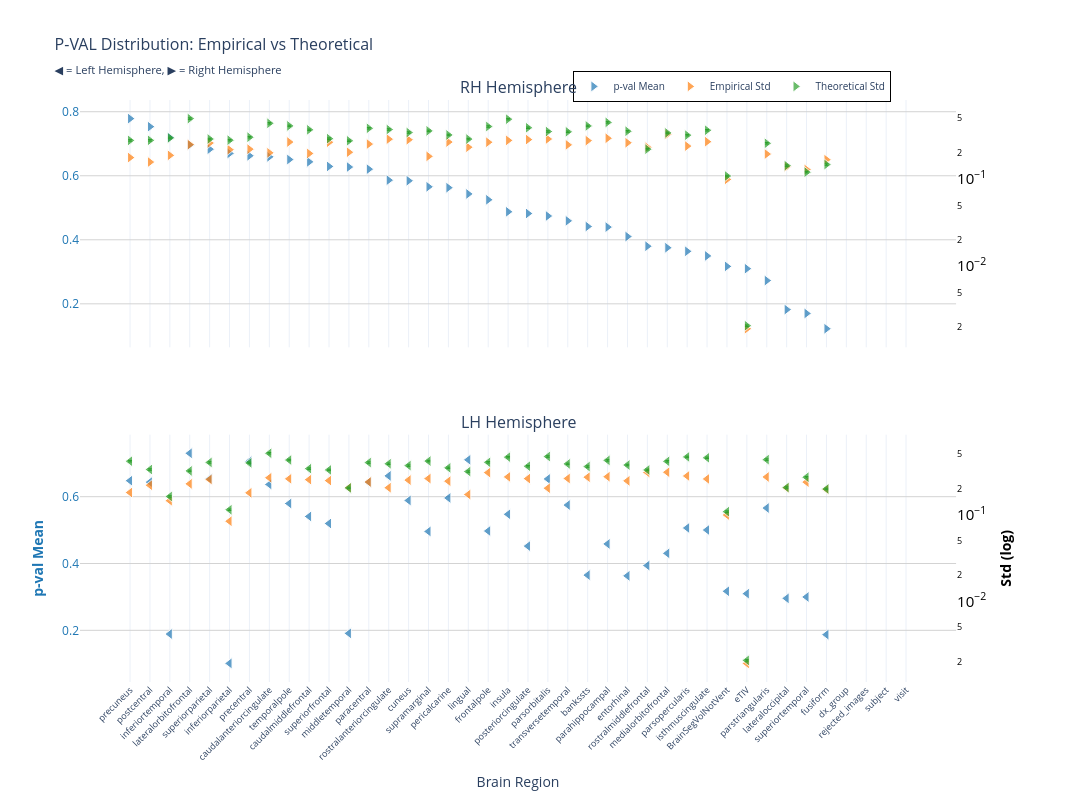
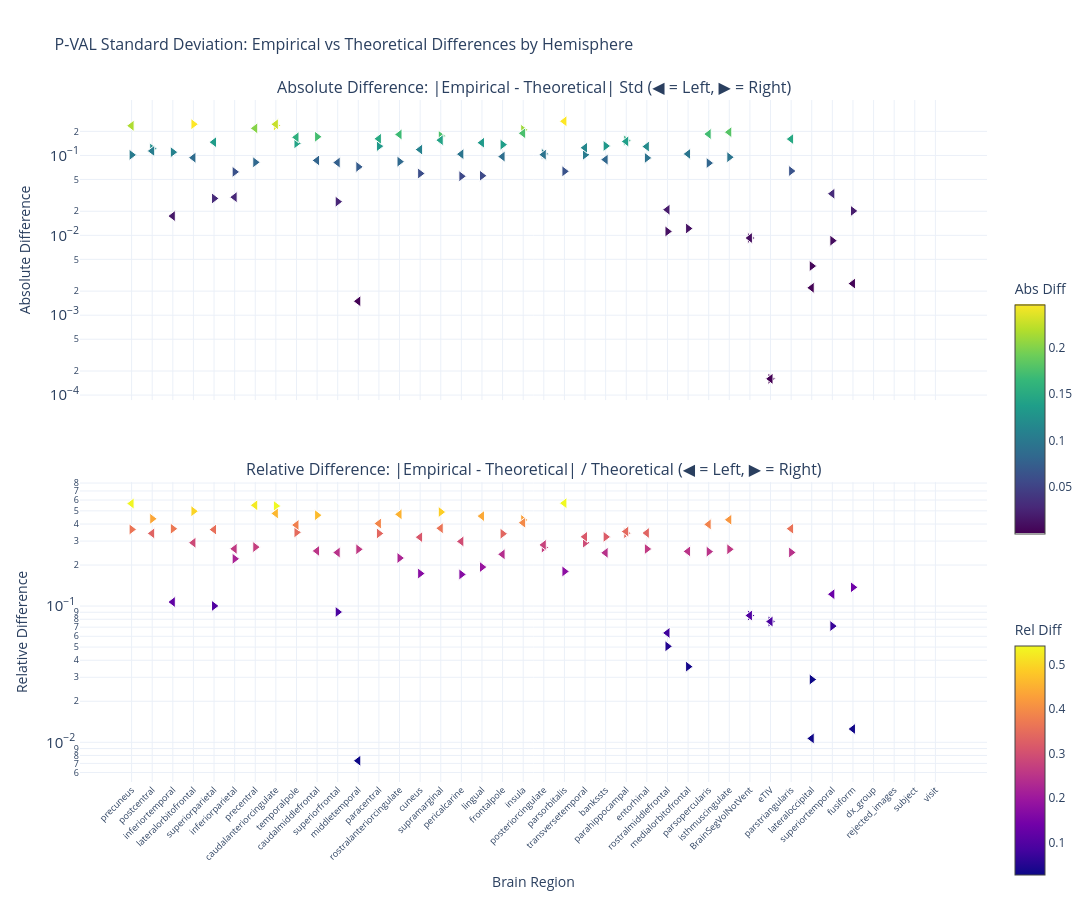

Source (notebook cell) for these figures, in order:
### Markdown cell above
### p-value

### Code cell
nu_nav = df_npvr[(df_npvr["study"] == "longitudinal") & (df_npvr["group"] == "HC-PD")]
data_path = stats_dir / f"student_longitudinal_{METRIC}.parquet"
df, stats = get_test_stats(
    data_path,
    stat_functions_F,
    nu_nav,
    hemisphere=True,
    study="longitudinal",
    raw_values=True,
)
show_figure(
    stats, hemisphere=True, stat_name="p-val", study="longitudinal", metric=METRIC
)

### Figure 1 — Plotly figure (JSON) as saved in the notebook; plotly's stock layout.template omitted (floating-point values rounded to 4 significant figures)
{"data": [{"hovertemplate": "<b>%{x}</b><br>Mean p-val: %{y:.2f}<br><extra></extra>", "legendgroup": "mean", "marker": {"color": "#1f77b4", "line": {"color": "white", "width": 1}, "opacity": 0.7, "size": 10, "symbol": "triangle-right"}, "mode": "markers", "name": "p-val Mean", "showlegend": true, "type": "scatter", "x": ["precuneus", "postcentral", "inferiortemporal", "lateralorbitofrontal", "superiorparietal", "inferiorparietal", "precentral", "caudalanteriorcingulate", "temporalpole", "caudalmiddlefrontal", "superiorfrontal", "middletemporal", "paracentral", "rostralanteriorcingulate", "cuneus", "supramarginal", "pericalcarine", "lingual", "frontalpole", "insula", "posteriorcingulate", "parsorbitalis", "transversetemporal", "bankssts", "parahippocampal", "entorhinal", "rostralmiddlefrontal", "medialorbitofrontal", "parsopercularis", "isthmuscingulate", "BrainSegVolNotVent", "eTIV", "parstriangularis", "lateraloccipital", "superiortemporal", "fusiform", "dx_group", "rejected_images", "subject", "visit"], "xaxis": "x", "y": [0.7785, 0.7534, 0.7197, 0.6961, 0.683, 0.6699, 0.6625, 0.6591, 0.6507, 0.6434, 0.6291, 0.6272, 0.6207, 0.5862, 0.5844, 0.5655, 0.5628, 0.5432, 0.5249, 0.4874, 0.4821, 0.4743, 0.4592, 0.4415, 0.4396, 0.4102, 0.38, 0.3752, 0.364, 0.3496, 0.3169, 0.3098, 0.2726, 0.1819, 0.1699, 0.1222, NaN, NaN, NaN, NaN], "yaxis": "y"}, {"hovertemplate": "<b>%{x}</b><br>Empirical Std: %{y:.3f}<br><extra></extra>", "legendgroup": "empirical", "marker": {"color": "#ff7f0e", "line": {"color": "white", "width": 1}, "opacity": 0.7, "size": 10, "symbol": "triangle-right"}, "mode": "markers", "name": "Empirical Std", "showlegend": true, "type": "scatter", "x": ["precuneus", "postcentral", "inferiortemporal", "lateralorbitofrontal", "superiorparietal", "inferiorparietal", "precentral", "caudalanteriorcingulate", "temporalpole", "caudalmiddlefrontal", "superiorfrontal", "middletemporal", "paracentral", "rostralanteriorcingulate", "cuneus", "supramarginal", "pericalcarine", "lingual", "frontalpole", "insula", "posteriorcingulate", "parsorbitalis", "transversetemporal", "bankssts", "parahippocampal", "entorhinal", "rostralmiddlefrontal", "medialorbitofrontal", "parsopercularis", "isthmuscingulate", "BrainSegVolNotVent", "eTIV", "parstriangularis", "lateraloccipital", "superiortemporal", "fusiform", "dx_group", "rejected_images", "subject", "visit"], "xaxis": "x", "y": [0.1768, 0.157, 0.1875, 0.2492, 0.2599, 0.2178, 0.221, 0.2004, 0.2667, 0.1972, 0.2654, 0.2036, 0.2526, 0.2878, 0.2835, 0.1826, 0.2667, 0.2327, 0.2655, 0.2787, 0.2846, 0.289, 0.2475, 0.2768, 0.2946, 0.2617, 0.232, 0.3271, 0.2395, 0.2692, 0.09936, 0.001915, 0.1941, 0.1387, 0.1288, 0.1673, NaN, NaN, NaN, NaN], "yaxis": "y2"}, {"error_y": {"array": [0.005533, 0.005543, 0.00591, 0.009843, 0.00574, 0.005565, 0.006022, 0.008698, 0.00812, 0.007322, 0.005798, 0.005475, 0.007618, 0.007381, 0.006814, 0.007116, 0.006389, 0.005731, 0.007989, 0.009697, 0.007732, 0.006998, 0.006945, 0.008111, 0.008907, 0.00705, 0.004388, 0.006741, 0.006354, 0.007238, 0.002158, 4.122e-05, 0.005125, 0.002837, 0.002389, 0.002923, NaN, NaN, NaN, NaN], "arrayminus": [0.005423, 0.005433, 0.005793, 0.009648, 0.005626, 0.005455, 0.005903, 0.008526, 0.007959, 0.007177, 0.005683, 0.005366, 0.007467, 0.007235, 0.006678, 0.006975, 0.006262, 0.005617, 0.00783, 0.009505, 0.007579, 0.006859, 0.006807, 0.00795, 0.00873, 0.00691, 0.004301, 0.006607, 0.006228, 0.007094, 0.002115, 4.04e-05, 0.005023, 0.002781, 0.002342, 0.002865, NaN, NaN, NaN, NaN], "color": "#2ca02c", "thickness": 1, "type": "data", "visible": true, "width": 2}, "hovertemplate": "<b>%{x}</b><br>Theoretical Std: %{y:.3f}<br><extra></extra>", "legendgroup": "theoretical", "marker": {"color": "#2ca02c", "line": {"color": "white", "width": 1}, "opacity": 0.7, "size": 10, "symbol": "triangle-right"}, "mode": "markers", "name": "Theoretical Std", "showlegend": true, "type": "scatter", "x": ["precuneus", "postcentral", "inferiortemporal", "lateralorbitofrontal", "superiorparietal", "inferiorparietal", "precentral", "caudalanteriorcingulate", "temporalpole", "caudalmiddlefrontal", "superiorfrontal", "middletemporal", "paracentral", "rostralanteriorcingulate", "cuneus", "supramarginal", "pericalcarine", "lingual", "frontalpole", "insula", "posteriorcingulate", "parsorbitalis", "transversetemporal", "bankssts", "parahippocampal", "entorhinal", "rostralmiddlefrontal", "medialorbitofrontal", "parsopercularis", "isthmuscingulate", "BrainSegVolNotVent", "eTIV", "parstriangularis", "lateraloccipital", "superiortemporal", "fusiform", "dx_group", "rejected_images", "subject", "visit"], "xaxis": "x", "y": [0.2785, 0.279, 0.2974, 0.4954, 0.2889, 0.2801, 0.3031, 0.4378, 0.4087, 0.3685, 0.2918, 0.2756, 0.3834, 0.3715, 0.3429, 0.3581, 0.3216, 0.2884, 0.4021, 0.488, 0.3892, 0.3522, 0.3495, 0.4082, 0.4483, 0.3548, 0.2208, 0.3393, 0.3198, 0.3643, 0.1086, 0.002075, 0.2579, 0.1428, 0.1203, 0.1471, NaN, NaN, NaN, NaN], "yaxis": "y2"}, {"hovertemplate": "<b>%{x}</b><br>Mean p-val: %{y:.2f}<br><extra></extra>", "legendgroup": "mean", "marker": {"color": "#1f77b4", "line": {"color": "white", "width": 1}, "opacity": 0.7, "size": 10, "symbol": "triangle-left"}, "mode": "markers", "name": "p-val Mean", "showlegend": false, "type": "scatter", "x": ["lateralorbitofrontal", "lingual", "precentral", "rostralanteriorcingulate", "superiorparietal", "parsorbitalis", "precuneus", "postcentral", "paracentral", "caudalanteriorcingulate", "pericalcarine", "cuneus", "temporalpole", "transversetemporal", "parstriangularis", "insula", "caudalmiddlefrontal", "superiorfrontal", "parsopercularis", "isthmuscingulate", "frontalpole", "supramarginal", "parahippocampal", "posteriorcingulate", "medialorbitofrontal", "rostralmiddlefrontal", "bankssts", "entorhinal", "BrainSegVolNotVent", "eTIV", "superiortemporal", "lateraloccipital", "middletemporal", "inferiortemporal", "fusiform", "inferiorparietal", "dx_group", "rejected_images", "subject", "visit"], "xaxis": "x2", "y": [0.7299, 0.7103, 0.7058, 0.6622, 0.6534, 0.6531, 0.6479, 0.6435, 0.6435, 0.6367, 0.5962, 0.5886, 0.5796, 0.575, 0.566, 0.5473, 0.5408, 0.5198, 0.5064, 0.5003, 0.4973, 0.496, 0.4586, 0.4521, 0.4304, 0.3939, 0.3653, 0.363, 0.3169, 0.3098, 0.2999, 0.2957, 0.1909, 0.1889, 0.1872, 0.1011, NaN, NaN, NaN, NaN], "yaxis": "y3"}, {"hovertemplate": "<b>%{x}</b><br>Empirical Std: %{y:.3f}<br><extra></extra>", "legendgroup": "empirical", "marker": {"color": "#ff7f0e", "line": {"color": "white", "width": 1}, "opacity": 0.7, "size": 10, "symbol": "triangle-left"}, "mode": "markers", "name": "Empirical Std", "showlegend": false, "type": "scatter", "x": ["lateralorbitofrontal", "lingual", "precentral", "rostralanteriorcingulate", "superiorparietal", "parsorbitalis", "precuneus", "postcentral", "paracentral", "caudalanteriorcingulate", "pericalcarine", "cuneus", "temporalpole", "transversetemporal", "parstriangularis", "insula", "caudalmiddlefrontal", "superiorfrontal", "parsopercularis", "isthmuscingulate", "frontalpole", "supramarginal", "parahippocampal", "posteriorcingulate", "medialorbitofrontal", "rostralmiddlefrontal", "bankssts", "entorhinal", "BrainSegVolNotVent", "eTIV", "superiortemporal", "lateraloccipital", "middletemporal", "inferiortemporal", "fusiform", "inferiorparietal", "dx_group", "rejected_images", "subject", "visit"], "xaxis": "x2", "y": [0.2275, 0.1712, 0.1792, 0.2053, 0.2559, 0.2028, 0.1806, 0.2193, 0.2391, 0.2677, 0.2443, 0.2513, 0.26, 0.2623, 0.2732, 0.2738, 0.2545, 0.2481, 0.2806, 0.2592, 0.3069, 0.2617, 0.2752, 0.2615, 0.3099, 0.3086, 0.2718, 0.2464, 0.09936, 0.001915, 0.2384, 0.2041, 0.2057, 0.1453, 0.1961, 0.08414, NaN, NaN, NaN, NaN], "yaxis": "y4"}, {"error_y": {"array": [0.006382, 0.006269, 0.007899, 0.007716, 0.007996, 0.009353, 0.008262, 0.006619, 0.007963, 0.0102, 0.006918, 0.007348, 0.008521, 0.007691, 0.008613, 0.009203, 0.006778, 0.006548, 0.009259, 0.009039, 0.00802, 0.008289, 0.008446, 0.007229, 0.008233, 0.006547, 0.007163, 0.007462, 0.002158, 4.122e-05, 0.005395, 0.004099, 0.004057, 0.003233, 0.003946, 0.002269, NaN, NaN, NaN, NaN], "arrayminus": [0.006255, 0.006145, 0.007743, 0.007563, 0.007837, 0.009168, 0.008098, 0.006488, 0.007805, 0.01, 0.006781, 0.007202, 0.008352, 0.007539, 0.008442, 0.009021, 0.006644, 0.006418, 0.009075, 0.00886, 0.007861, 0.008124, 0.008279, 0.007085, 0.00807, 0.006417, 0.007021, 0.007314, 0.002115, 4.04e-05, 0.005288, 0.004017, 0.003977, 0.003169, 0.003868, 0.002224, NaN, NaN, NaN, NaN], "color": "#2ca02c", "thickness": 1, "type": "data", "visible": true, "width": 2}, "hovertemplate": "<b>%{x}</b><br>Theoretical Std: %{y:.3f}<br><extra></extra>", "legendgroup": "theoretical", "marker": {"color": "#2ca02c", "line": {"color": "white", "width": 1}, "opacity": 0.7, "size": 10, "symbol": "triangle-left"}, "mode": "markers", "name": "Theoretical Std", "showlegend": false, "type": "scatter", "x": ["lateralorbitofrontal", "lingual", "precentral", "rostralanteriorcingulate", "superiorparietal", "parsorbitalis", "precuneus", "postcentral", "paracentral", "caudalanteriorcingulate", "pericalcarine", "cuneus", "temporalpole", "transversetemporal", "parstriangularis", "insula", "caudalmiddlefrontal", "superiorfrontal", "parsopercularis", "isthmuscingulate", "frontalpole", "supramarginal", "parahippocampal", "posteriorcingulate", "medialorbitofrontal", "rostralmiddlefrontal", "bankssts", "entorhinal", "BrainSegVolNotVent", "eTIV", "superiortemporal", "lateraloccipital", "middletemporal", "inferiortemporal", "fusiform", "inferiorparietal", "dx_group", "rejected_images", "subject", "visit"], "xaxis": "x2", "y": [0.3212, 0.3155, 0.3976, 0.3884, 0.4024, 0.4707, 0.4158, 0.3331, 0.4008, 0.5135, 0.3482, 0.3698, 0.4288, 0.3871, 0.4335, 0.4632, 0.3411, 0.3296, 0.466, 0.4549, 0.4036, 0.4172, 0.4251, 0.3638, 0.4144, 0.3295, 0.3605, 0.3755, 0.1086, 0.002075, 0.2715, 0.2063, 0.2042, 0.1627, 0.1986, 0.1142, NaN, NaN, NaN, NaN], "yaxis": "y4"}], "layout": {"annotations": [{"font": {"size": 16}, "showarrow": false, "text": "RH Hemisphere", "x": 0.47, "xanchor": "center", "xref": "paper", "y": 1.0, "yanchor": "bottom", "yref": "paper"}, {"font": {"size": 16}, "showarrow": false, "text": "LH Hemisphere", "x": 0.47, "xanchor": "center", "xref": "paper", "y": 0.425, "yanchor": "bottom", "yref": "paper"}], "height": 800, "hovermode": "x", "legend": {"bgcolor": "rgba(255, 255, 255, 0.9)", "bordercolor": "black", "borderwidth": 1, "font": {"size": 10}, "orientation": "h", "x": 0.7, "xanchor": "center", "y": 1.05}, "title": {"font": {"size": 16}, "text": "P-VAL Distribution: Empirical vs Theoretical<br><sub>◀ = Left Hemisphere, ▶ = Right Hemisphere</sub>"}, "width": 1400, "xaxis": {"anchor": "y", "domain": [0.0, 0.94], "matches": "x2", "showticklabels": false}, "xaxis2": {"anchor": "y3", "domain": [0.0, 0.94], "tickangle": -45, "tickfont": {"size": 9}, "title": {"text": "Brain Region"}}, "yaxis": {"anchor": "x", "domain": [0.575, 1.0], "gridcolor": "lightgray", "showgrid": true, "tickfont": {"color": "#1f77b4"}, "title": {"font": {"color": "#1f77b4"}, "text": ""}}, "yaxis2": {"anchor": "x", "exponentformat": "power", "overlaying": "y", "showgrid": false, "side": "right", "tickfont": {"color": "black"}, "title": {"font": {"color": "black"}, "text": ""}, "type": "log"}, "yaxis3": {"anchor": "x2", "domain": [0.0, 0.425], "gridcolor": "lightgray", "showgrid": true, "tickfont": {"color": "#1f77b4"}, "title": {"font": {"color": "#1f77b4"}, "text": "<b>p-val Mean</b>"}}, "yaxis4": {"anchor": "x2", "exponentformat": "power", "overlaying": "y3", "showgrid": false, "side": "right", "tickfont": {"color": "black"}, "title": {"font": {"color": "black"}, "text": "<b>Std (log)</b>"}, "type": "log"}}}

### Figure 2 — Plotly figure (JSON) as saved in the notebook; plotly's stock layout.template omitted (floating-point values rounded to 4 significant figures)
{"data": [{"hovertemplate": "<b>%{x}</b><br>Hemisphere: %{text}<br>Abs Diff: %{y:.4f}<br><extra></extra>", "legendgroup": "abs_rh", "marker": {"color": [0.1016, 0.1219, 0.1099, 0.2462, 0.02896, 0.06226, 0.0821, 0.2374, 0.142, 0.1713, 0.02638, 0.07192, 0.1308, 0.08367, 0.0594, 0.1756, 0.0549, 0.05574, 0.1365, 0.2094, 0.1046, 0.06325, 0.102, 0.1314, 0.1537, 0.09311, 0.01118, 0.01218, 0.08026, 0.09511, 0.009258, 0.0001597, 0.06384, 0.004125, 0.008574, 0.0202, NaN, NaN, NaN, NaN], "colorbar": {"len": 0.4, "title": {"text": "Abs Diff"}, "y": 0.75, "yanchor": "top"}, "colorscale": [[0.0, "#440154"], [0.1111, "#482878"], [0.2222, "#3e4989"], [0.3333, "#31688e"], [0.4444, "#26828e"], [0.5556, "#1f9e89"], [0.6667, "#35b779"], [0.7778, "#6ece58"], [0.8889, "#b5de2b"], [1.0, "#fde725"]], "line": {"color": "white", "width": 1}, "showscale": true, "size": 10, "symbol": "triangle-right"}, "mode": "markers", "name": "Absolute (rh)", "showlegend": false, "text": ["rh", "rh", "rh", "rh", "rh", "rh", "rh", "rh", "rh", "rh", "rh", "rh", "rh", "rh", "rh", "rh", "rh", "rh", "rh", "rh", "rh", "rh", "rh", "rh", "rh", "rh", "rh", "rh", "rh", "rh", "rh", "rh", "rh", "rh", "rh", "rh", "rh", "rh", "rh", "rh"], "type": "scatter", "x": ["precuneus", "postcentral", "inferiortemporal", "lateralorbitofrontal", "superiorparietal", "inferiorparietal", "precentral", "caudalanteriorcingulate", "temporalpole", "caudalmiddlefrontal", "superiorfrontal", "middletemporal", "paracentral", "rostralanteriorcingulate", "cuneus", "supramarginal", "pericalcarine", "lingual", "frontalpole", "insula", "posteriorcingulate", "parsorbitalis", "transversetemporal", "bankssts", "parahippocampal", "entorhinal", "rostralmiddlefrontal", "medialorbitofrontal", "parsopercularis", "isthmuscingulate", "BrainSegVolNotVent", "eTIV", "parstriangularis", "lateraloccipital", "superiortemporal", "fusiform", "dx_group", "rejected_images", "subject", "visit"], "xaxis": "x", "y": [0.1016, 0.1219, 0.1099, 0.2462, 0.02896, 0.06226, 0.0821, 0.2374, 0.142, 0.1713, 0.02638, 0.07192, 0.1308, 0.08367, 0.0594, 0.1756, 0.0549, 0.05574, 0.1365, 0.2094, 0.1046, 0.06325, 0.102, 0.1314, 0.1537, 0.09311, 0.01118, 0.01218, 0.08026, 0.09511, 0.009258, 0.0001597, 0.06384, 0.004125, 0.008574, 0.0202, NaN, NaN, NaN, NaN], "yaxis": "y"}, {"hovertemplate": "<b>%{x}</b><br>Hemisphere: %{text}<br>Rel Diff: %{y:.2%}<br><extra></extra>", "legendgroup": "rel_rh", "marker": {"color": [0.365, 0.437, 0.3696, 0.4971, 0.1002, 0.2223, 0.2709, 0.5423, 0.3475, 0.4648, 0.09041, 0.261, 0.3411, 0.2252, 0.1732, 0.4902, 0.1707, 0.1932, 0.3396, 0.429, 0.2687, 0.1796, 0.2919, 0.322, 0.3428, 0.2624, 0.05062, 0.03591, 0.251, 0.2611, 0.08524, 0.07699, 0.2475, 0.02889, 0.0713, 0.1373, NaN, NaN, NaN, NaN], "colorbar": {"len": 0.4, "title": {"text": "Rel Diff"}, "y": 0.25, "yanchor": "top"}, "colorscale": [[0.0, "#0d0887"], [0.1111, "#46039f"], [0.2222, "#7201a8"], [0.3333, "#9c179e"], [0.4444, "#bd3786"], [0.5556, "#d8576b"], [0.6667, "#ed7953"], [0.7778, "#fb9f3a"], [0.8889, "#fdca26"], [1.0, "#f0f921"]], "line": {"color": "white", "width": 1}, "showscale": true, "size": 10, "symbol": "triangle-right"}, "mode": "markers", "name": "Relative (rh)", "showlegend": false, "text": ["rh", "rh", "rh", "rh", "rh", "rh", "rh", "rh", "rh", "rh", "rh", "rh", "rh", "rh", "rh", "rh", "rh", "rh", "rh", "rh", "rh", "rh", "rh", "rh", "rh", "rh", "rh", "rh", "rh", "rh", "rh", "rh", "rh", "rh", "rh", "rh", "rh", "rh", "rh", "rh"], "type": "scatter", "x": ["precuneus", "postcentral", "inferiortemporal", "lateralorbitofrontal", "superiorparietal", "inferiorparietal", "precentral", "caudalanteriorcingulate", "temporalpole", "caudalmiddlefrontal", "superiorfrontal", "middletemporal", "paracentral", "rostralanteriorcingulate", "cuneus", "supramarginal", "pericalcarine", "lingual", "frontalpole", "insula", "posteriorcingulate", "parsorbitalis", "transversetemporal", "bankssts", "parahippocampal", "entorhinal", "rostralmiddlefrontal", "medialorbitofrontal", "parsopercularis", "isthmuscingulate", "BrainSegVolNotVent", "eTIV", "parstriangularis", "lateraloccipital", "superiortemporal", "fusiform", "dx_group", "rejected_images", "subject", "visit"], "xaxis": "x2", "y": [0.365, 0.437, 0.3696, 0.4971, 0.1002, 0.2223, 0.2709, 0.5423, 0.3475, 0.4648, 0.09041, 0.261, 0.3411, 0.2252, 0.1732, 0.4902, 0.1707, 0.1932, 0.3396, 0.429, 0.2687, 0.1796, 0.2919, 0.322, 0.3428, 0.2624, 0.05062, 0.03591, 0.251, 0.2611, 0.08524, 0.07699, 0.2475, 0.02889, 0.0713, 0.1373, NaN, NaN, NaN, NaN], "yaxis": "y2"}, {"hovertemplate": "<b>%{x}</b><br>Hemisphere: %{text}<br>Abs Diff: %{y:.4f}<br><extra></extra>", "legendgroup": "abs_lh", "marker": {"color": [0.09368, 0.1443, 0.2184, 0.1831, 0.1465, 0.268, 0.2352, 0.1138, 0.1617, 0.2458, 0.1039, 0.1185, 0.1688, 0.1248, 0.1603, 0.1894, 0.08664, 0.08146, 0.1854, 0.1957, 0.09677, 0.1554, 0.1499, 0.1023, 0.1044, 0.02093, 0.08867, 0.1291, 0.009258, 0.0001597, 0.03317, 0.002202, 0.001495, 0.01742, 0.002486, 0.03004, NaN, NaN, NaN, NaN], "colorbar": {"len": 0.4, "title": {"text": "Abs Diff"}, "y": 0.75, "yanchor": "top"}, "colorscale": [[0.0, "#440154"], [0.1111, "#482878"], [0.2222, "#3e4989"], [0.3333, "#31688e"], [0.4444, "#26828e"], [0.5556, "#1f9e89"], [0.6667, "#35b779"], [0.7778, "#6ece58"], [0.8889, "#b5de2b"], [1.0, "#fde725"]], "line": {"color": "white", "width": 1}, "showscale": false, "size": 10, "symbol": "triangle-left"}, "mode": "markers", "name": "Absolute (lh)", "showlegend": false, "text": ["lh", "lh", "lh", "lh", "lh", "lh", "lh", "lh", "lh", "lh", "lh", "lh", "lh", "lh", "lh", "lh", "lh", "lh", "lh", "lh", "lh", "lh", "lh", "lh", "lh", "lh", "lh", "lh", "lh", "lh", "lh", "lh", "lh", "lh", "lh", "lh", "lh", "lh", "lh", "lh"], "type": "scatter", "x": ["lateralorbitofrontal", "lingual", "precentral", "rostralanteriorcingulate", "superiorparietal", "parsorbitalis", "precuneus", "postcentral", "paracentral", "caudalanteriorcingulate", "pericalcarine", "cuneus", "temporalpole", "transversetemporal", "parstriangularis", "insula", "caudalmiddlefrontal", "superiorfrontal", "parsopercularis", "isthmuscingulate", "frontalpole", "supramarginal", "parahippocampal", "posteriorcingulate", "medialorbitofrontal", "rostralmiddlefrontal", "bankssts", "entorhinal", "BrainSegVolNotVent", "eTIV", "superiortemporal", "lateraloccipital", "middletemporal", "inferiortemporal", "fusiform", "inferiorparietal", "dx_group", "rejected_images", "subject", "visit"], "xaxis": "x", "y": [0.09368, 0.1443, 0.2184, 0.1831, 0.1465, 0.268, 0.2352, 0.1138, 0.1617, 0.2458, 0.1039, 0.1185, 0.1688, 0.1248, 0.1603, 0.1894, 0.08664, 0.08146, 0.1854, 0.1957, 0.09677, 0.1554, 0.1499, 0.1023, 0.1044, 0.02093, 0.08867, 0.1291, 0.009258, 0.0001597, 0.03317, 0.002202, 0.001495, 0.01742, 0.002486, 0.03004, NaN, NaN, NaN, NaN], "yaxis": "y"}, {"hovertemplate": "<b>%{x}</b><br>Hemisphere: %{text}<br>Rel Diff: %{y:.2%}<br><extra></extra>", "legendgroup": "rel_lh", "marker": {"color": [0.2917, 0.4575, 0.5494, 0.4714, 0.3642, 0.5693, 0.5656, 0.3416, 0.4034, 0.4786, 0.2983, 0.3204, 0.3936, 0.3223, 0.3698, 0.409, 0.254, 0.2472, 0.3978, 0.4301, 0.2398, 0.3725, 0.3525, 0.2812, 0.252, 0.06352, 0.2459, 0.3438, 0.08524, 0.07699, 0.1222, 0.01068, 0.00732, 0.1071, 0.01252, 0.2631, NaN, NaN, NaN, NaN], "colorbar": {"len": 0.4, "title": {"text": "Rel Diff"}, "y": 0.25, "yanchor": "top"}, "colorscale": [[0.0, "#0d0887"], [0.1111, "#46039f"], [0.2222, "#7201a8"], [0.3333, "#9c179e"], [0.4444, "#bd3786"], [0.5556, "#d8576b"], [0.6667, "#ed7953"], [0.7778, "#fb9f3a"], [0.8889, "#fdca26"], [1.0, "#f0f921"]], "line": {"color": "white", "width": 1}, "showscale": false, "size": 10, "symbol": "triangle-left"}, "mode": "markers", "name": "Relative (lh)", "showlegend": false, "text": ["lh", "lh", "lh", "lh", "lh", "lh", "lh", "lh", "lh", "lh", "lh", "lh", "lh", "lh", "lh", "lh", "lh", "lh", "lh", "lh", "lh", "lh", "lh", "lh", "lh", "lh", "lh", "lh", "lh", "lh", "lh", "lh", "lh", "lh", "lh", "lh", "lh", "lh", "lh", "lh"], "type": "scatter", "x": ["lateralorbitofrontal", "lingual", "precentral", "rostralanteriorcingulate", "superiorparietal", "parsorbitalis", "precuneus", "postcentral", "paracentral", "caudalanteriorcingulate", "pericalcarine", "cuneus", "temporalpole", "transversetemporal", "parstriangularis", "insula", "caudalmiddlefrontal", "superiorfrontal", "parsopercularis", "isthmuscingulate", "frontalpole", "supramarginal", "parahippocampal", "posteriorcingulate", "medialorbitofrontal", "rostralmiddlefrontal", "bankssts", "entorhinal", "BrainSegVolNotVent", "eTIV", "superiortemporal", "lateraloccipital", "middletemporal", "inferiortemporal", "fusiform", "inferiorparietal", "dx_group", "rejected_images", "subject", "visit"], "xaxis": "x2", "y": [0.2917, 0.4575, 0.5494, 0.4714, 0.3642, 0.5693, 0.5656, 0.3416, 0.4034, 0.4786, 0.2983, 0.3204, 0.3936, 0.3223, 0.3698, 0.409, 0.254, 0.2472, 0.3978, 0.4301, 0.2398, 0.3725, 0.3525, 0.2812, 0.252, 0.06352, 0.2459, 0.3438, 0.08524, 0.07699, 0.1222, 0.01068, 0.00732, 0.1071, 0.01252, 0.2631, NaN, NaN, NaN, NaN], "yaxis": "y2"}], "layout": {"annotations": [{"font": {"size": 16}, "showarrow": false, "text": "Absolute Difference: |Empirical - Theoretical| Std (◀ = Left, ▶ = Right)", "x": 0.5, "xanchor": "center", "xref": "paper", "y": 1.0, "yanchor": "bottom", "yref": "paper"}, {"font": {"size": 16}, "showarrow": false, "text": "Relative Difference: |Empirical - Theoretical| / Theoretical (◀ = Left, ▶ = Right)", "x": 0.5, "xanchor": "center", "xref": "paper", "y": 0.44, "yanchor": "bottom", "yref": "paper"}], "height": 900, "hovermode": "x unified", "showlegend": false, "title": {"font": {"size": 16}, "text": "P-VAL Standard Deviation: Empirical vs Theoretical Differences by Hemisphere"}, "width": 1400, "xaxis": {"anchor": "y", "domain": [0.0, 1.0], "showticklabels": false}, "xaxis2": {"anchor": "y2", "domain": [0.0, 1.0], "tickangle": -45, "tickfont": {"size": 9}, "title": {"text": "Brain Region"}}, "yaxis": {"anchor": "x", "domain": [0.56, 1.0], "exponentformat": "power", "title": {"text": "Absolute Difference"}, "type": "log"}, "yaxis2": {"anchor": "x2", "domain": [0.0, 0.44], "exponentformat": "power", "title": {"text": "Relative Difference"}, "type": "log"}}}
